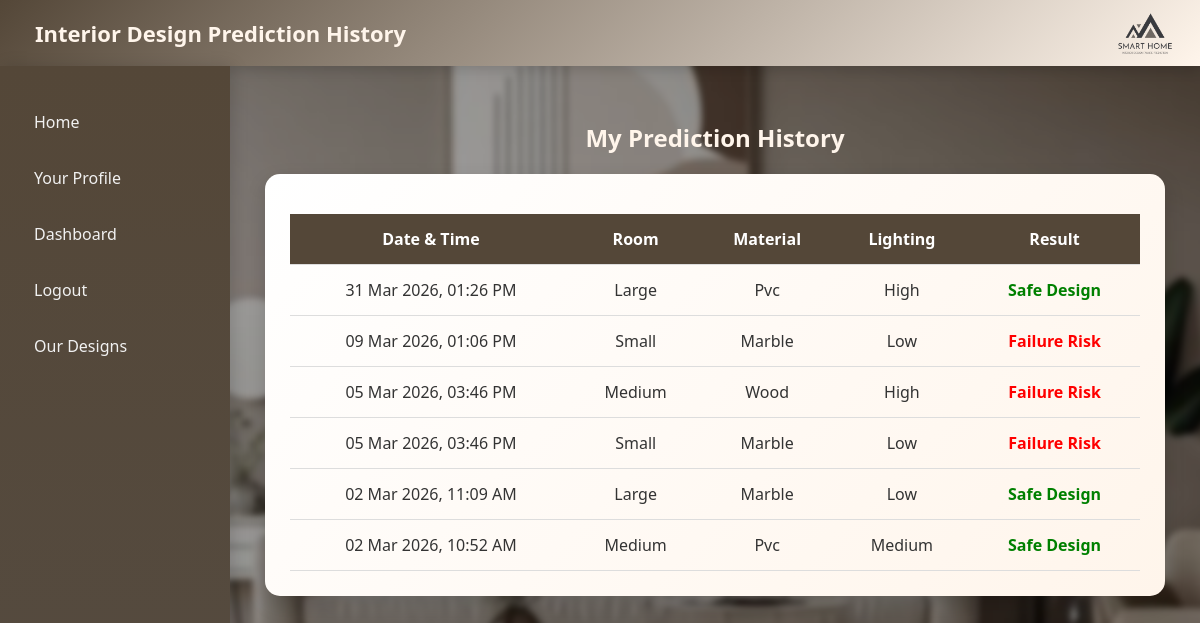
Page /history/ (signed in) on the earlier database version.
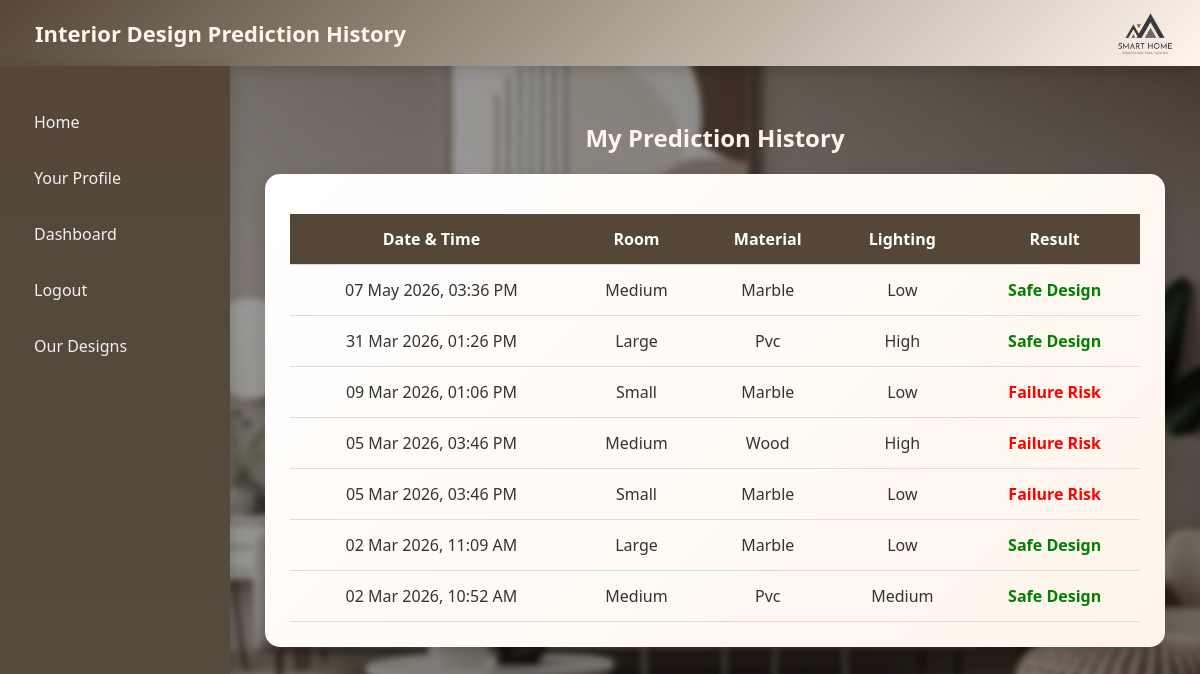
Same page on the later database version.
### inte_des/models.py (models this page shows, shortened)
class Prediction(models.Model):
    user = models.ForeignKey(User, on_delete=models.CASCADE)
    username = models.CharField(max_length=150, blank=True)
    room_type = models.CharField(max_length=100)
    material_type = models.CharField(max_length=100)
    lighting = models.CharField(max_length=100)
    predicted_failure = models.BooleanField()
    probability = models.FloatField(null=True, blank=True)
    recommendations = models.JSONField(null=True, blank=True)
    predicted_at = models.DateTimeField(auto_now_add=True)

### inte_des/views.py (the view)
# urls.py: path("history/", views.history, name="history"),
@login_required
def history(request):
    predictions = (
        Prediction.objects
        .select_related("user")
        .filter(user_id=request.user.id)
        .order_by("-predicted_at")
    )
    return render(request, "history.html", {
        "predictions": predictions
    })

### inte_des/templates/history.html (shortened to what this page needs)
<!DOCTYPE html>
<html lang="en">
    {% load static %}
<head>
</head>
<body>
<div class="navbar">
    <img src="{% static 'images/Smart home logo(png).png' %}" class="logo">
    Interior Design Prediction History
</div>
<div class="container">
<div class="sidebar">
    <a href="{% url 'home' %}">Home</a>
    <a href="{% url 'profile' %}">Your Profile</a>
    <a href="{% url 'dashboard' %}">Dashboard</a>
    <a href="{% url 'logout' %}">Logout</a>
    <a href="{%url 'design'%}">Our Designs</a>
</div>
<div class="content">
<h2>My Prediction History</h2>
<div class="history-box">
{% if predictions %}
<table>
<tr>
    <th>Date & Time</th>
    <th>Room</th>
    <th>Material</th>
    <th>Lighting</th>
    <th>Result</th>
</tr>
{% for p in predictions %}
<tr data-url="{% url 'prediction_detail' p.id %}" class="clickable-row">
    <td>
            {{ p.predicted_at|date:"d M Y, h:i A" }}
    </td>
    <td>{{ p.room_type|title }}</td>
<td>{{ p.material_type|title }}</td>
<td>{{ p.lighting|title }}</td>
    {% if p.predicted_failure %}
        <td class="fail">Failure Risk</td>
    {% else %}
        <td class="safe">Safe Design</td>
    {% endif %}
</tr>
{% endfor %}
</table>
{% else %}
<p style="text-align:center;">No predictions yet.</p>
{% endif %}
</div>
</div>
</div>
</body>
</html>

Differences in the rows shown:
added Prediction: predicted_at "07 May 2026, 03:36 PM", room_type "Medium", material_type "Marble", lighting "Low", predicted_failure "Safe Design"
